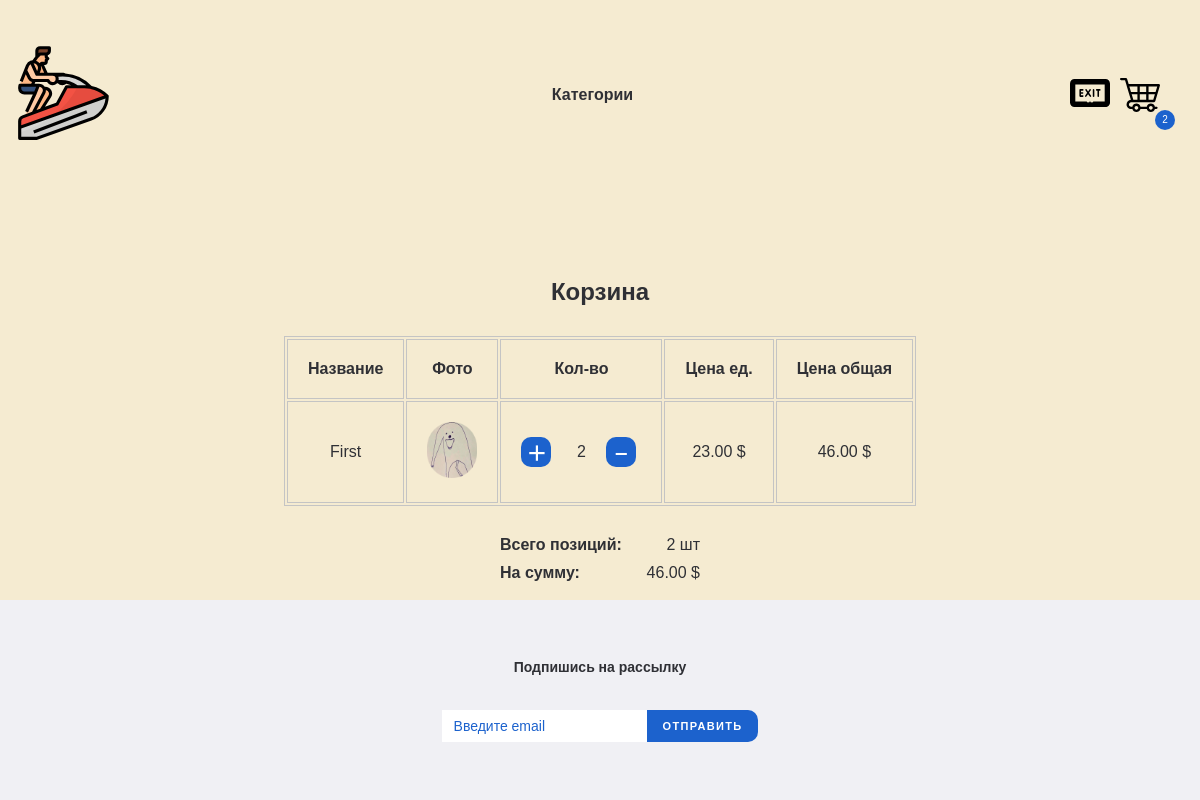
The app's page /cart/ (signed in), older data.
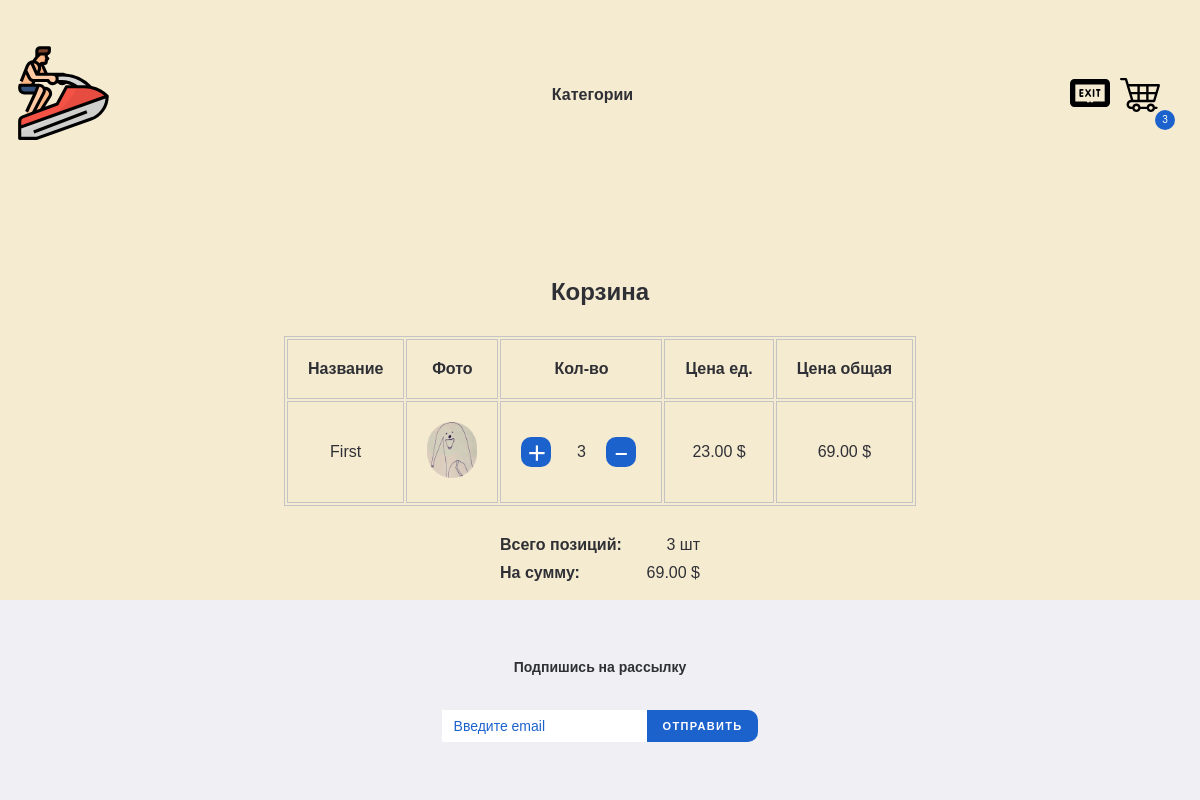
The same page, newer data.
### orders/models.py (models this page shows, shortened)
class OrderItem(models.Model):
    item = models.ForeignKey(Item, on_delete=models.SET_NULL, blank=True, null=True)
    order = models.ForeignKey(Order, related_name='order_items', on_delete=models.SET_NULL, blank=True, null=True)
    quantity = models.IntegerField(default=0, null=True, blank=True)
    ordered = models.BooleanField(default=False)
    date_added = models.DateTimeField(auto_now_add=True)
    class Meta:
        verbose_name = "Товар"
        verbose_name_plural = "Заказанные товары"
        ordering = ['-date_added']
    @property
    def get_total(self):
        total = self.item.price * self.quantity
        return total

class Order(models.Model):
    customer = models.ForeignKey(Customer, related_name='orders', on_delete=models.SET_NULL, blank=True, null=True)
    date_ordered = models.DateTimeField(auto_now_add=True)
    class Meta:
        verbose_name = "Заказ"
        verbose_name_plural = "Заказ"
        ordering = ['-date_ordered']
    @property
    def get_cart_total(self):
        orderitems = self.order_items.filter(ordered=False).all()
        total = sum([item.get_total for item in orderitems])
        return total
    @property
    def get_cart_items(self):
        orderitems = self.order_items.filter(ordered=False).all()
        total = sum([item.quantity for item in orderitems])
        return total

### items/models.py (models this page shows, shortened)
class Item(models.Model):
    title = models.CharField(max_length=200, null=True)
    description = models.TextField(null=True, blank=True)
    photo = models.ImageField(upload_to='photos/items/%Y/%m')
    price = models.DecimalField(max_digits=7, decimal_places=2)
    category = models.ForeignKey(Category, on_delete=models.CASCADE, related_name='items')
    promotion = models.ForeignKey(Promotion, on_delete=models.SET_NULL, related_name='promotion_items', blank=True,
                                  null=True)
    class Meta:
        verbose_name = "Товар"
        verbose_name_plural = "Товары"
        ordering = ['title']

### orders/views.py (the view)
# urls.py: path('cart/', cart, name='cart'),
def cart(request):
    items, order, cartItems = getCartInfo(request.user)
    categories = Category.objects.all()
    context = {'items': items, 'order': order, 'cartItems': cartItems, 'categories': categories}
    return render(request, 'orders/cart.html', context)

### helpers/cart.py (called while the page is built)
def getCartInfo(user):
    if user.is_authenticated:
        customer = Customer.objects.get(user_id=user.id)
        order, created = Order.objects.get_or_create(customer=customer)
        items = order.order_items.filter(ordered=False).all()
        cartItems = order.get_cart_items
    else:
        items = []
        order = {'get_cart_total': 0, 'get_cart_items': 0, 'shipping': False}
        cartItems = order['get_cart_items']
    return (items, order, cartItems)

### orders/templates/orders/cart.html (shortened to what this page needs)
{% extends 'base.html' %}
{% block content %}
<div class="cart">
    <h3 class="cart__title">
        Корзина
    </h3>
    {% if items%}
    <div class="cart__inner">
        <table class="cart__inner-table">
            <tr class="cart__inner-title">
                <td><p>Название</p></td>
                <td><p>Фото</p></td>
                <td><p>Кол-во</p></td>
                <td><p>Цена eд.</p></td>
                <td><p>Цена общая</p></td>
            </tr>
            {% for product in items %}
            <tr class="cart__inner-item">
                <td><p class="cart__inner-item-title">{{product.item.title}}</p></td>
                <td><img class="cart__inner-item-img" src="{{product.item.photo.url}}" alt=""></td>
                <td>
                    <div class="cart__item-count">
                        <button data-product="{{product.item.id}}" data-action="add" style="margin-right: 10px;"
                                class="update-cart">＋
                        </button>
                        {{product.quantity}}
                        <button data-product="{{product.item.id}}" data-action="remove" class="update-cart">‒</button>
                    </div>
                </td>
                <td><span class="cart__item-price">{{product.item.price}} $</span></td>
                <td><span class="cart__item-price-sec">{{product.get_total}} $</span></td>
            </tr>
            {% endfor %}
        </table>
    </div>
    <div class="cart__footer">
        <div class="cart__footer--info">
            <span><strong>Всего позиций:</strong></span>
            <p> {{order.get_cart_items}} шт</p>
        </div>
        <div class="cart__footer--info">
            <span> <strong>На сумму:</strong></span>
            <p> {{order.get_cart_total}} $</p>
        </div>
        <a href="{% url 'orders:process_order'%}" class="cart__btn">
        </a>
    </div>
    {%else%}
    Корзина пуста
    {% endif %}
</div>
{% endblock %}

### templates/base.html (shortened to what this page needs)
<!DOCTYPE html>
{% load static %}
<html lang="en">
<head>
    <link rel="stylesheet" type="text/css" href="//cdn.jsdelivr.net/npm/slick-carousel@1.8.1/slick/slick.css"/>
    <link rel="stylesheet" href="{% static 'css/promotions.css' %}">
    <link rel="stylesheet" href="{% static 'css/items.css' %}">
</head>
<body>
{% block header %}
{% include '_header.html' %}
{% endblock %}
<div class="content-section">
    {% block content %}{% endblock %}
</div>
{%include '_footer.html'%}
</body>
</html>

### templates/_header.html (shortened to what this page needs)
<header class="header">
    <div class="container">
        <div class="header__inner">
                      <div class="header__search">
                <a href="{% url 'promotions:home'%}">
                </a>
            </div>
            <nav class="menu">
                <ul class="menu__list">
                    <li>
                        <strong>Категории</strong>
                    </li>
                </ul>
            </nav>
            <div class="header__box">
                <ul class="user__list">
                    {% if user.is_authenticated%}
                    <li class="user__list--item">
                        <a class="user__list--link" href="{% url 'accounts:logout'%}">
                        </a>
                    </li>
                    {% endif %}
                    <li class="user__list--item">
                        <a class="user__list--link cart" href="{% url 'cart'%}">
                            {% if cartItems is not None%}
                            <span class="cart__num">{{cartItems}}</span>
                            {%else%}
                            <span class="cart__num">0</span>
                            {% endif %}
                        </a>
                    </li>
                </ul>
            </div>
        </div>
    </div>
</header>

### templates/_footer.html
<footer class="footer">
    <div class="container">
        <div class="footer__inner">
            <h6 class="footer__title">Подпишись на рассылку</h6>
            <form action="" class="footer__form">
                <input type="text" class="footer__form--input" placeholder="Введите email">
                <button class="footer__form--btn" type="submit"> Отправить </button>
            </form>
        </div>
    </div>
</footer>

### promotions/static/css/promotions.css (style rules this page uses)
html, body { height: 100%; box-sizing: border-box; }
*, *::before, *::after { margin: 0; padding: 0; box-sizing: inherit; }
a { text-decoration: none; color: inherit; }
ul, li { list-style: none; margin: 0; padding: 0; }
h1, h2, h3, h4, h5, h6 { margin: 0; }
body { color: #2f3035; font-family: sans-serif; overflow: hidden; background-color: rgba(205, 155, 28, 0.2); }
.container { max-width: 1200px; padding: 0 15px; margin: 0 auto; }
.header__inner { display: flex; justify-content: space-between; align-items: center; min-height: 190px; }
.menu__list > li, .menu__list > a { display: inline-block; z-index: 999; }
.menu__list li { position: relative; }
.user__list { margin-right: 15px; display: flex; align-items: center; }
.user__list--item { padding-right: 10px; }
.cart { position: relative; }
.cart__num { position: absolute; font-size: 10px; line-height: 20px; font-weight: 500; width: 20px; height: 20px; color: #ffffff; background-color: #1C62CD; border-radius: 50%; text-align: center; bottom: -15px; right: -15px; }
.content-section { height: 540px; display: flex; justify-content: center; align-items: center; flex-direction: column; }
.footer { background-color: #F0F0F4; min-height: 170px; position: absolute; bottom: 0; right: 0; left: 0; }
.footer__inner { height: 200px; display: flex; justify-content: center; align-items: center; flex-direction: column; }
.footer__title { font-weight: bold; font-size: 14px; line-height: 17px; }
.footer__form { margin-top: 34px; display: flex; justify-content: space-between; }
.footer__form--input { background-color: #fff; border: none; font-size: 14px; padding: 0 12px; }
.footer__form--input::placeholder { color: #1C62CD; }
.footer__form--btn { text-transform: uppercase; padding: 10px 16px; border: none; background-color: #1C62CD; color: #ffffff; font-weight: 600; font-size: 11px; letter-spacing: 0.12em; cursor: pointer; border-bottom-right-radius: 10px; border-top-right-radius: 10px; }
.cart { display: flex; justify-content: center; align-items: center; flex-direction: column; }
.cart__inner { display: flex; justify-content: center; align-items: center; flex-direction: column; }
.cart__title { margin-bottom: 30px; font-size: 24px; }
.cart__inner table { border: 1px solid #C4C4C4; }
.cart__inner table tr td { border: 1px solid #C4C4C4; }
.cart__inner table tr td { text-align: center; padding: 20px; }
.cart__inner-title { margin-bottom: 100px; font-weight: 900; }
.cart__inner-item img { width: 50px; }
.cart__item-count { display: grid; grid-template-columns: 4fr 4fr 4fr; justify-items: center; align-items: center; }
.cart__item-count button { display: flex; justify-content: center; align-items: center; width: 30px; height: 30px; padding: 10px; border: none; background-color: #1C62CD; color: #ffffff; font-weight: 900; font-size: 20px; cursor: pointer; border-radius: 10px; }
.cart__footer { margin-top: 30px; width: 200px; display: flex; justify-content: center; align-items: flex-start; flex-direction: column; }
.cart__footer--info { width: 100%; display: flex; justify-content: space-between; align-items: center; }
.cart__footer--info + .cart__footer--info { margin-top: 10px; }
.cart__btn { text-transform: uppercase; padding: 10px 16px; border: none; align-self: center; background-color: #1C62CD; color: #ffffff; font-weight: 600; font-size: 11px; letter-spacing: 0.12em; cursor: pointer; border-radius: 10px; width: 150px; height: 40px; margin-top: 20px; }

Row changes from the older to the newer data that the page shows:
changed OrderItem "First": quantity "2" → "3"; get_total "46.00" → "69.00"
changed through a linked row, Order: get_cart_items "2" → "3"; get_cart_total "46.00" → "69.00"
Text that changed along with them:
{{ cartItems }}: "2" → "3"
